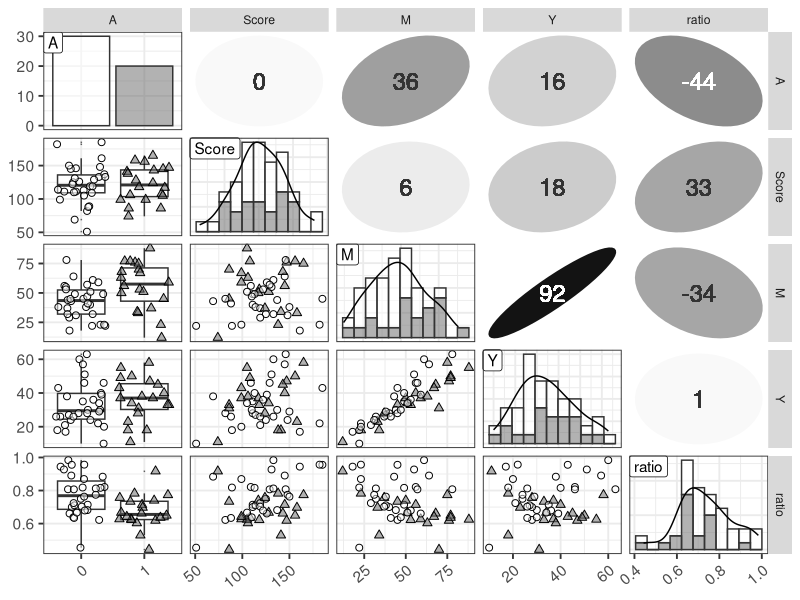

Write the R code that produced this figure.
library(ggplot2)
library(GGally)

set.seed(1)
d <- read.csv(file='input/data-attendance-2.txt')[,-1]
d <- transform(d, ratio=Y/M)
d$A <- as.factor(d$A)
N_col <- ncol(d)
ggp <- ggpairs(d, upper='blank', diag='blank', lower='blank')

for (i in 1:N_col) {
  x <- d[,i]
  p <- ggplot(data.frame(x, A=d$A), aes(x)) +
    theme_bw(base_size=14) +
    theme(axis.text.x=element_text(angle=40, vjust=1, hjust=1))
  if (class(x) == 'factor') {
    p <- p + geom_bar(aes(fill=A), color='grey20')
  } else {
    bw <- (max(x)-min(x))/10
    p <- p + geom_histogram(aes(fill=A), color='grey20', binwidth=bw) +
      geom_line(eval(bquote(aes(y=..count..*.(bw)))), stat='density')
  }
  p <- p + geom_label(data=data.frame(x=-Inf, y=Inf, label=colnames(d)[i]), aes(x=x, y=y, label=label), hjust=0, vjust=1) +
    scale_fill_manual(values=alpha(c('white', 'grey40'), 0.5))
  ggp <- putPlot(ggp, p, i, i)
}

zcolat <- seq(-1, 1, length=81)
zcolre <- c(zcolat[1:40]+1, rev(zcolat[41:81]))

for (i in 1:(N_col-1)) {
  for (j in (i+1):N_col) {
    x <- as.numeric(d[,i])
    y <- as.numeric(d[,j])
    r <- cor(x, y, method='spearman', use='pairwise.complete.obs')
    zcol <- lattice::level.colors(r, at=zcolat, col.regions=grey(zcolre))
    textcol <- ifelse(abs(r) < 0.4, 'grey20', 'white')
    ell <- ellipse::ellipse(r, level=0.95, type='l', npoints=50, scale=c(.2, .2), centre=c(.5, .5))
    p <- ggplot(data.frame(ell), aes(x=x, y=y)) + theme_bw() + theme(
      plot.background=element_blank(),
      panel.grid.major=element_blank(), panel.grid.minor=element_blank(),
      panel.border=element_blank(), axis.ticks=element_blank()) +
      geom_polygon(fill=zcol, color=zcol) +
      geom_text(data=NULL, x=.5, y=.5, label=100*round(r, 2), size=6, col=textcol)
    ggp <- putPlot(ggp, p, i, j)
  }
}

for (j in 1:(N_col-1)) {
  for (i in (j+1):N_col) {
    x <- d[,j]
    y <- d[,i]
    p <- ggplot(data.frame(x, y, gr=d$A), aes(x=x, y=y, fill=gr, shape=gr)) +
      theme_bw(base_size=14) +
      theme(axis.text.x=element_text(angle=40, vjust=1, hjust=1))
    if (class(x) == 'factor') {
      p <- p + geom_boxplot(aes(group=x), alpha=3/6, outlier.size=0, fill='white') +
        geom_point(position=position_jitter(w=0.4, h=0), size=2)
    } else {
      p <- p + geom_point(size=2)
    }
    p <- p + scale_shape_manual(values=c(21, 24)) +
      scale_fill_manual(values=alpha(c('white', 'grey40'), 0.5))
    ggp <- putPlot(ggp, p, i, j)
  }
}

png(file='output/fig5-6.png', w=2000, h=2000, res=300)
print(ggp, left=0.3, bottom=0.3)
dev.off()
